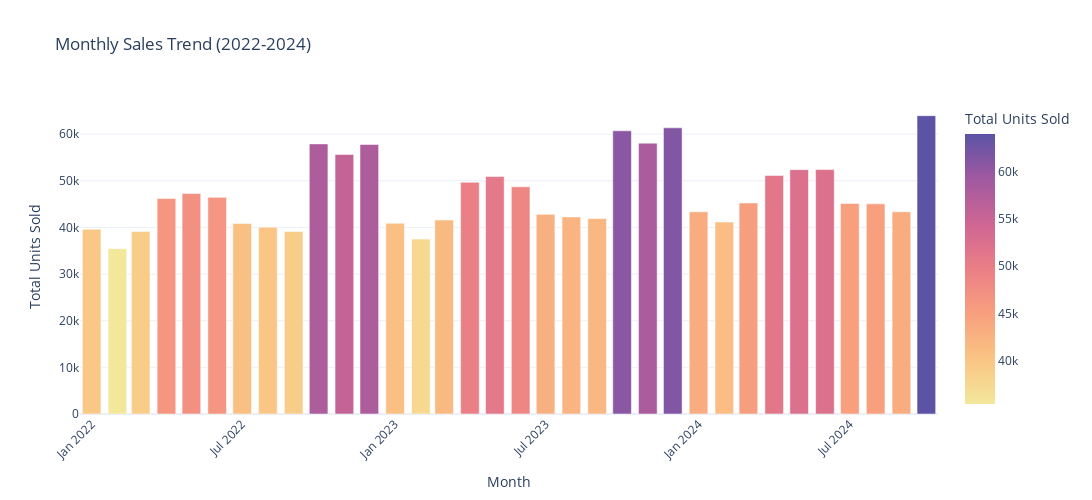

Write notebook code for a chart like this one.
### Code cell
# Cell 9: How do sales change month by month?

# Extract year and month from date
sales_df['year_month'] = sales_df['date'].dt.to_period('M').astype(str)

# Group by year-month
monthly_sales = sales_df.groupby('year_month')['quantity_sold'].sum().reset_index()

# Create bar chart
fig = px.bar(
    monthly_sales,
    x='year_month',
    y='quantity_sold',
    title='Monthly Sales Trend (2022-2024)',
    labels={'year_month': 'Month', 'quantity_sold': 'Total Units Sold'},
    color='quantity_sold',
    color_continuous_scale='Sunset',
    template='plotly_white'
)

fig.update_layout(height=500, width=1200, xaxis_tickangle=-45)
fig.show()

### Figure 1 — Plotly figure (JSON) as saved in the notebook; plotly's stock layout.template omitted (floating-point values rounded to 4 significant figures)
{"data": [{"alignmentgroup": "True", "hovertemplate": "Month=%{x}<br>Total Units Sold=%{marker.color}<extra></extra>", "legendgroup": "", "marker": {"color": [39592, 35446, 39120, 46188, 47261, 46448, 40853, 40049, 39129, 57902, 55617, 57762, 40889, 37488, 41567, 49679, 50889, 48695, 42794, 42246, 41886, 60706, 58059, 61342, 43356, 41151, 45234, 51119, 52381, 52385, 45124, 45048, 43359, 63942], "coloraxis": "coloraxis", "pattern": {"shape": ""}}, "name": "", "offsetgroup": "", "orientation": "v", "showlegend": false, "textposition": "auto", "type": "bar", "x": ["2022-01", "2022-02", "2022-03", "2022-04", "2022-05", "2022-06", "2022-07", "2022-08", "2022-09", "2022-10", "2022-11", "2022-12", "2023-01", "2023-02", "2023-03", "2023-04", "2023-05", "2023-06", "2023-07", "2023-08", "2023-09", "2023-10", "2023-11", "2023-12", "2024-01", "2024-02", "2024-03", "2024-04", "2024-05", "2024-06", "2024-07", "2024-08", "2024-09", "2024-10"], "xaxis": "x", "y": [39592, 35446, 39120, 46188, 47261, 46448, 40853, 40049, 39129, 57902, 55617, 57762, 40889, 37488, 41567, 49679, 50889, 48695, 42794, 42246, 41886, 60706, 58059, 61342, 43356, 41151, 45234, 51119, 52381, 52385, 45124, 45048, 43359, 63942], "yaxis": "y"}], "layout": {"barmode": "relative", "coloraxis": {"colorbar": {"title": {"text": "Total Units Sold"}}, "colorscale": [[0, "rgb(243, 231, 155)"], [0.1667, "rgb(250, 196, 132)"], [0.3333, "rgb(248, 160, 126)"], [0.5, "rgb(235, 127, 134)"], [0.6667, "rgb(206, 102, 147)"], [0.8333, "rgb(160, 89, 160)"], [1, "rgb(92, 83, 165)"]]}, "height": 500, "legend": {"tracegroupgap": 0}, "title": {"text": "Monthly Sales Trend (2022-2024)"}, "width": 1200, "xaxis": {"anchor": "y", "domain": [0, 1], "tickangle": -45, "title": {"text": "Month"}}, "yaxis": {"anchor": "x", "domain": [0, 1], "title": {"text": "Total Units Sold"}}}}
